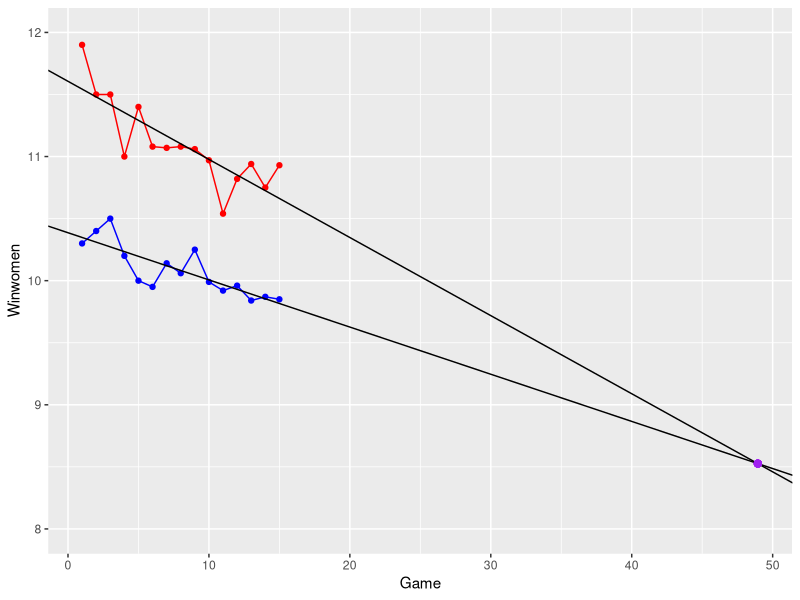
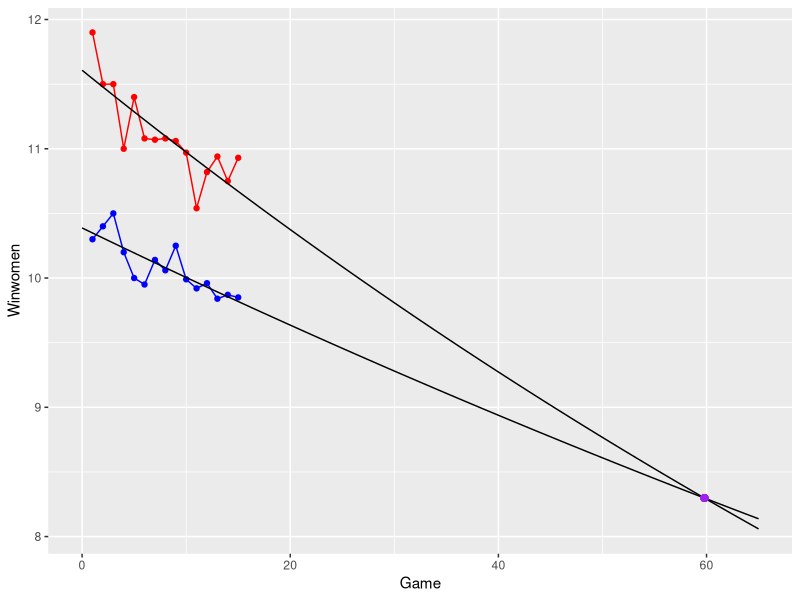

R code for these plots, in order:
library(ggplot2)
library(glue)

df <- read.delim("Datasets/TrainExer15.txt", header = T, sep = "\t")

# Linear model
men_model <- lm(Winmen ~ Game, data = df)
men_c <- coef(men_model)

women_model <- lm(Winwomen ~ Game, data = df)
women_c <- coef(women_model)

cm <- rbind(coef(men_model), coef(women_model))
inter <- c(-solve(cbind(cm[, 2], -1)) %*% cm[, 1])

ggplot(data = df, mapping = aes(x = Game)) +
    geom_line(mapping = aes(y = Winwomen), color = "red") +
    geom_point(mapping = aes(y = Winwomen), color = "red") +
    geom_line(mapping = aes(y = Winmen), color = "blue") +
    geom_point(mapping = aes(y = Winmen), color = "blue") +
    geom_abline(intercept = men_c[1], slope = men_c[2]) +
    geom_abline(intercept = women_c[1], slope = women_c[2]) +
    geom_point(x = inter[1], y = inter[2], size = 2, color = "purple") +
    xlim(1, 49) + ylim(8, 12)

print(glue(
    "Intersection of two lines is
    Game: {round(inter[1])},
    Year: {round(inter[1] - 1) * 4 + 1948}
    Win time: {inter[2]}
"))


# Non-linear model
men_model <- lm(log(Winmen) ~ Game, data = df)
men_c <- coef(men_model)

women_model <- lm(log(Winwomen) ~ Game, data = df)
women_c <- coef(women_model)

cm <- rbind(coef(men_model), coef(women_model))
inter <- c(-solve(cbind(cm[, 2], -1)) %*% cm[, 1])


ggplot(data = df, mapping = aes(x = Game)) +
    geom_line(mapping = aes(y = Winwomen), color = "red") +
    geom_point(mapping = aes(y = Winwomen), color = "red") +
    geom_line(mapping = aes(y = Winmen), color = "blue") +
    geom_point(mapping = aes(y = Winmen), color = "blue") +
    geom_point(x = inter[1], y = inter[2], size = 2, color = "purple") +
    stat_function(fun = function(x) exp(men_c[1] + men_c[2] * x)) +
    stat_function(fun = function(x) exp(women_c[1] + women_c[2] * x)) +
    geom_point(x = inter[1], y = exp(inter[2]), size = 2, color = "purple") +
    xlim(0, 65)

print(glue(
    "Intersection of two lograithmic lines is
    Game: {round(inter[1])},
    Year: {round(inter[1] - 1) * 4 + 1948}
    Win time: {exp(inter[2])}
"))
